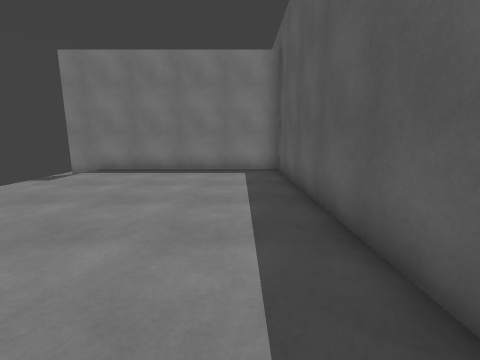
View 1 (above)

12 first-person views from a walk through a scene from a Unity 3-D project. The camera is 1.4 m above the floor, tilts 10° down and sees 90° across. The floor is counted in squares, 1 m on a side. Each view is taken from the middle of a square. On the plan, view 1 faces up. The plan holds only what a view shows up to about 13 squares ahead; the rest is blank. The place goes on beyond the plan.

View 2
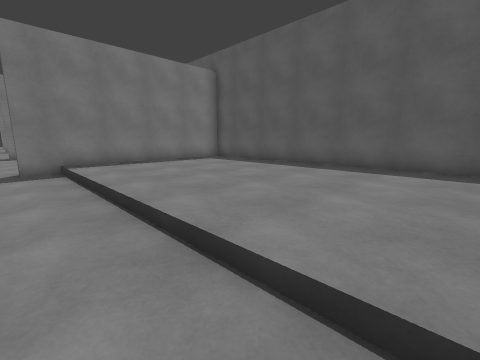

View 3
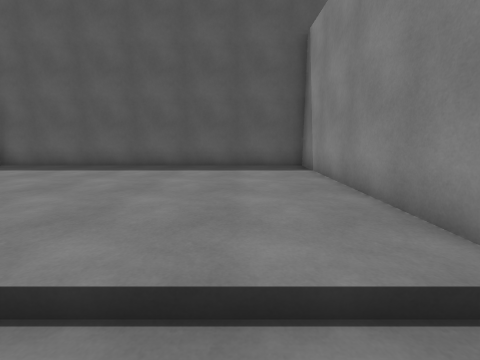

View 4
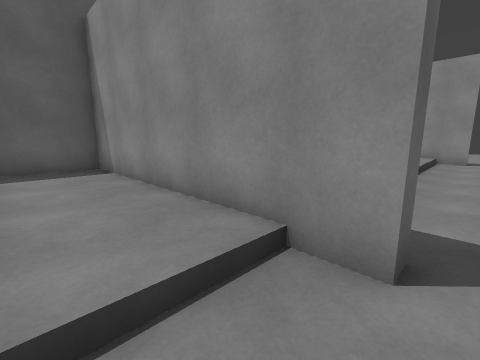

View 5
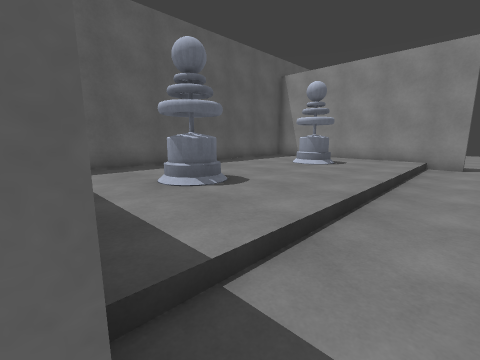

View 6
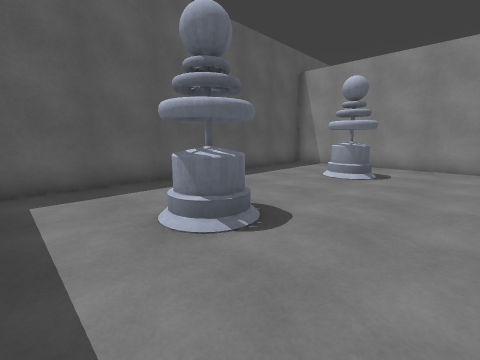

View 7
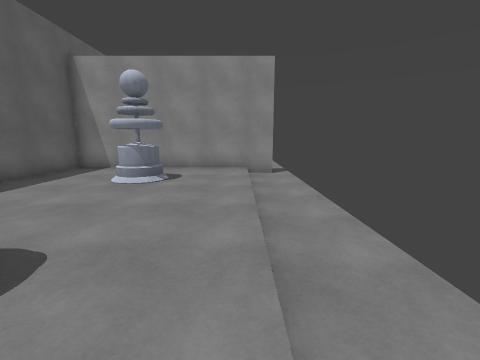

View 8
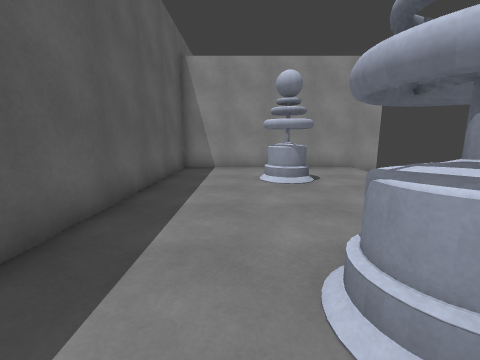

View 9
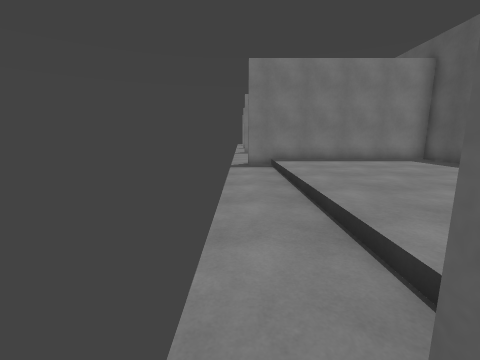

View 10
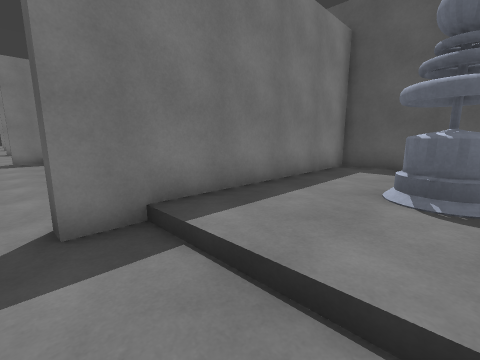

View 11
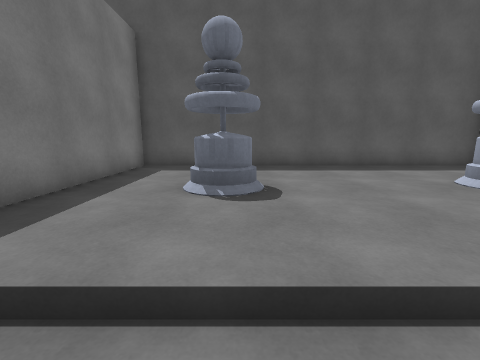

View 12
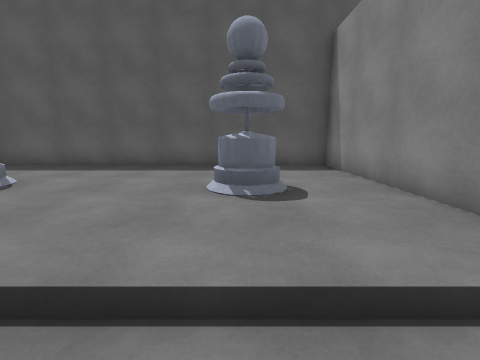

### Floor plan
Key: @ floor where view 1 was taken; # wall or solid block; . main floor; - floor 0.25 m lower than the main floor; = window, fence, low wall or low ledge.
Columns run from 8 left of view 1 to 2 right of it. Each row starts with its distance up from view 1.
 13 -
 12 -
 11 -##########
 10 --........#
  9 --........#
  8 --........#
  7 --........#
  6 --........#
  5 --........#
  4 --........#
  3 --........#
  2 --........#
  1 --........#
  0 --......@.#
 -1 --........#
 -2 -##########
 -3 --........#
 -4 --........#
 -5 --...##...#
 -6 --...==...#
 -7 --........#
 -8 --........#
 -9 --........#
-10 --........#
-11 --........#
-12 --...==...#
-13 --........#
-14 --........#
-15 --........#
-16 -##########

Where each view was taken, in squares from view 1:
view 1: 0 up, 0 right, facing up
view 2: 1 down, 8 left, facing up-right
view 3: 1 up, 8 left, facing right
view 4: 1 up, 8 left, facing down-right
view 5: 2 down, 8 left, facing down-right
view 6: 3 down, 6 left, facing down-right
view 7: 4 down, 6 left, facing down
view 8: 4 down, 1 left, facing down
view 9: 2 down, 8 left, facing up
view 10: 6 down, 8 left, facing up-right
view 11: 6 down, 8 left, facing right
view 12: 12 down, 8 left, facing right
